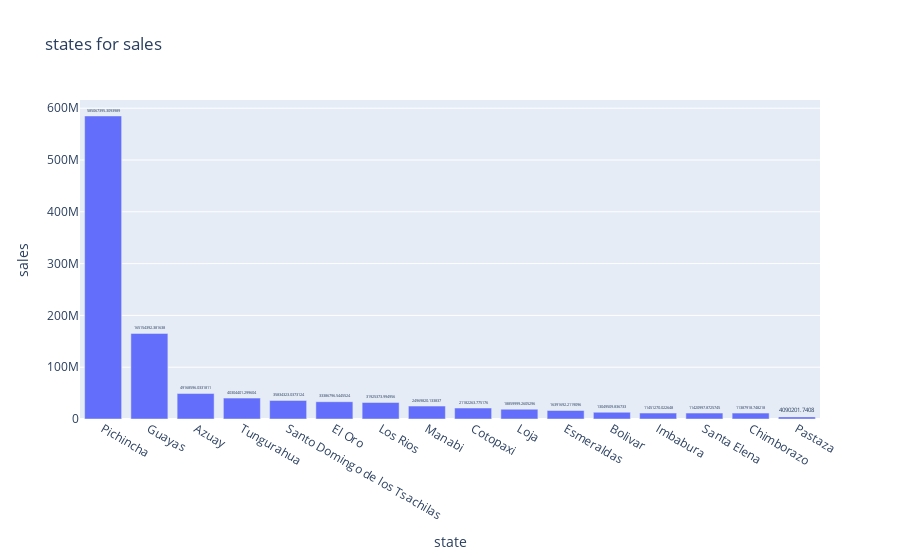

The notebook cell saved with this chart:
### Markdown cell above
## Sales For each States

### Code cell
sort_state=train.groupby('state')['sales'].sum().sort_values(ascending=False)

fig=px.bar(x=sort_state.index,y=sort_state.values,
       labels={'x':'state','y':'sales'},
       title='states for sales',
       text=sort_state.values
       
       )
fig.update_traces(textposition='outside')

fig.show()

### Figure 1 — Plotly figure (JSON) as saved in the notebook; plotly's stock layout.template omitted (floating-point values rounded to 4 significant figures)
{"data": [{"hovertemplate": "state=%{x}<br>sales=%{y}<br>text=%{text}<extra></extra>", "legendgroup": "", "marker": {"color": "#636efa", "pattern": {"shape": ""}}, "name": "", "orientation": "v", "showlegend": false, "text": [585100000.0, 165200000.0, 49170000.0, 40300000.0, 35830000.0, 33390000.0, 31930000.0, 24970000.0, 21180000.0, 18860000.0, 16390000.0, 13050000.0, 11450000.0, 11420000.0, 11390000.0, 4090000.0], "textposition": "outside", "type": "bar", "x": ["Pichincha", "Guayas", "Azuay", "Tungurahua", "Santo Domingo de los Tsachilas", "El Oro", "Los Rios", "Manabi", "Cotopaxi", "Loja", "Esmeraldas", "Bolivar", "Imbabura", "Santa Elena", "Chimborazo", "Pastaza"], "xaxis": "x", "y": [585100000.0, 165200000.0, 49170000.0, 40300000.0, 35830000.0, 33390000.0, 31930000.0, 24970000.0, 21180000.0, 18860000.0, 16390000.0, 13050000.0, 11450000.0, 11420000.0, 11390000.0, 4090000.0], "yaxis": "y"}], "layout": {"barmode": "relative", "legend": {"tracegroupgap": 0}, "title": {"text": "states for sales"}, "xaxis": {"anchor": "y", "domain": [0, 1], "title": {"text": "state"}}, "yaxis": {"anchor": "x", "domain": [0, 1], "title": {"text": "sales"}}}}
